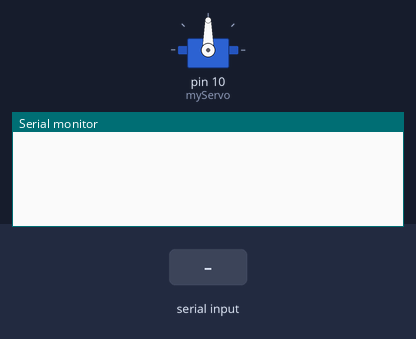
This sketch was run on a simulated Arduino Uno, built with avr-gcc and run on an emulated ATmega328P. On the bench: servo, the last lines printed to the serial monitor. The inputs (shaded band) are chosen by the test bench.

Above: at 1.7 s.
1.8 s: "LT\n" received over Serial
At 2.6 s:
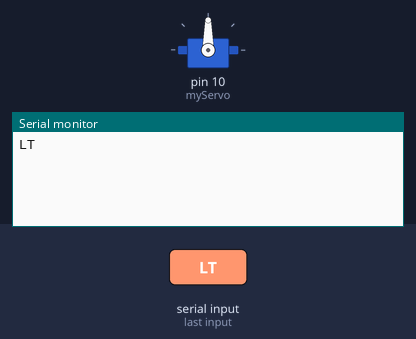
3.3 s: "RT\n" received over Serial
At 3.7 s:
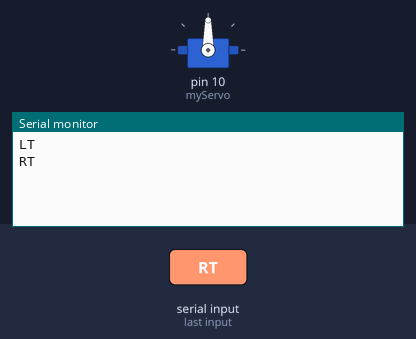
4.8 s: "90,45\n" received over Serial
At 5.1 s:
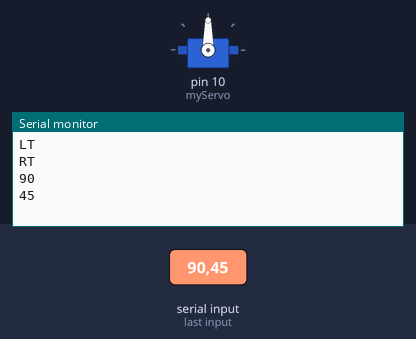

Measured:
- after the input at 1.8 s, the serial monitor: prints a new line at once (image 1)
- after the input at 3.3 s, the serial monitor: prints a new line at once (image 2)
- after the input at 4.8 s, the serial monitor: prints a new line at once (image 3)

The sketch:

serial_monitor_with_different_angles_nd_stop_command.ino
```cpp
#include "Arduino.h"
#include<Servo.h>
String readString, commandString;
String valueString;

int homeAngle = 90;
int curr_angle;
int certainAngle;
String serialResponse = "";
char sz[] = "Left certainangle";
char sy[] = "Right certainangle";
Servo myServo;
void setup()
{
  myServo.attach(10);
 Serial.begin(9600);
 Serial.setTimeout(5);
 myServo.write(homeAngle);
 delay(500);
 curr_angle=homeAngle;

}

void loop()
{
  if ( Serial.available())
  {
    serialResponse = Serial.readStringUntil('\r\n');


      commandString= serialResponse.substring(0, 2); //get the first four characters

      valueString = serialResponse.substring(3, 7); //get the next characters
      //int length= valueString.length();


      Serial.println(commandString);
      Serial.println(valueString);

      certainAngle=valueString.toInt();

               if (certainAngle < 0 || certainAngle > 180)
                           {
                           Serial.println("Bad command");
                           }


                else if(commandString == "LT" )
                           {
                         curr_angle = curr_angle - certainAngle;
                          myServo.write( curr_angle);

                           }
                else if(commandString=="RT")
                           {
                           curr_angle = curr_angle + certainAngle;
                           myServo.write( curr_angle);

                           }


     }
  }
```
